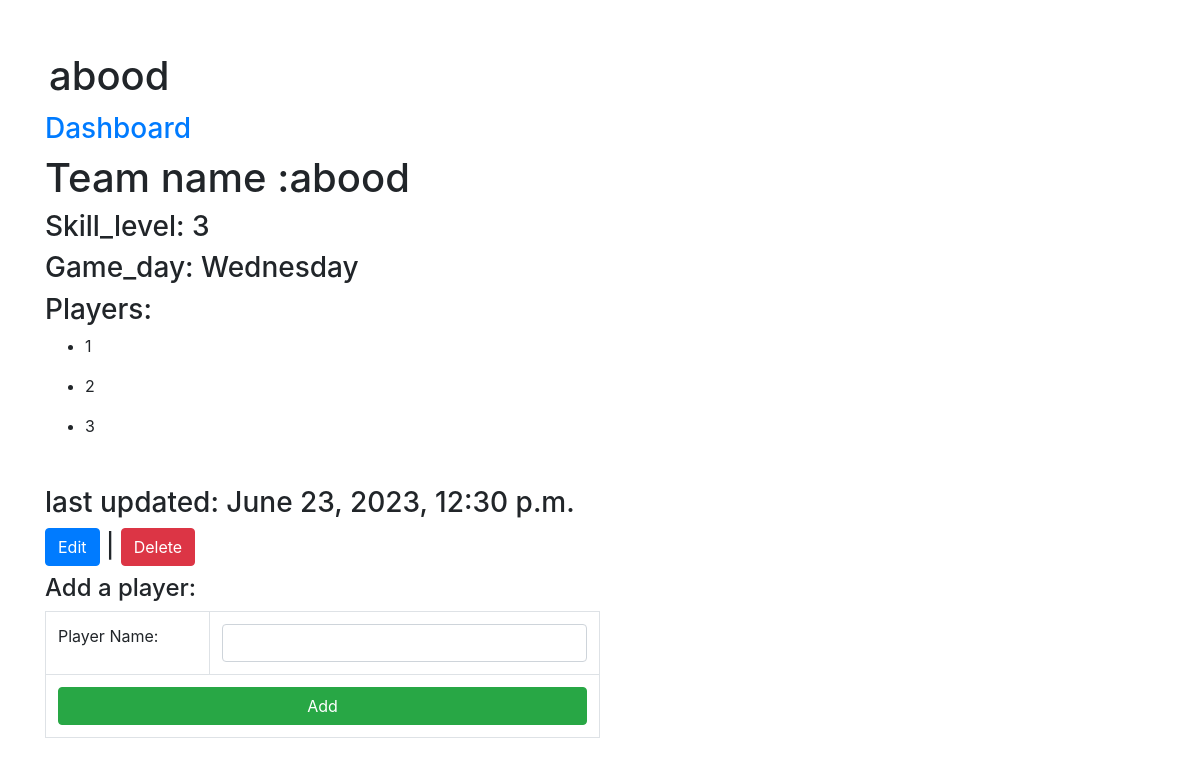
Before: /view_team/11 (signed in) with the older database file.
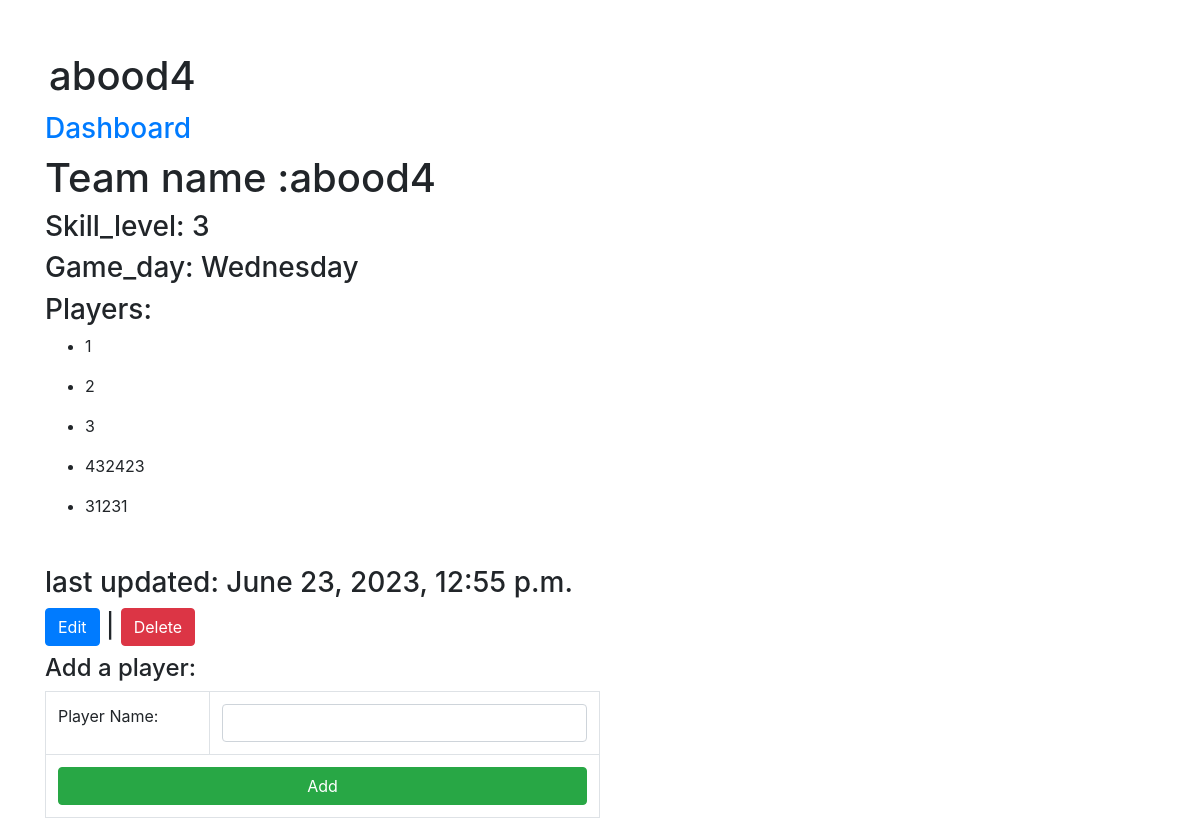
After: the same page with the newer database file.
### exam_app/models.py (models this page shows)
class Team(models.Model):
    name = models.CharField(max_length=255)
    skill_level = models.IntegerField(validators=[
        MaxValueValidator(5),
        MinValueValidator(1)
    ])
    game_day = models.CharField(max_length=255)
    uploaded_by = models.ForeignKey(
        User, related_name="teams", on_delete=models.CASCADE)
    created_at = models.DateTimeField(auto_now_add=True)
    updated_at = models.DateTimeField(auto_now=True)
    objects = UserManager()

class Player(models.Model):
    name = models.CharField(max_length=255)
    team = models.ForeignKey(Team, related_name="team",
                             on_delete=models.CASCADE)
    created_at = models.DateTimeField(auto_now_add=True)
    updated_at = models.DateTimeField(auto_now=True)
    objects = UserManager()

### exam_app/views.py (the view)
# urls.py: path('view_team/<int:id>', views.view_team),
def view_team(request, id):
    if 'user_id' not in request.session:
        return redirect('/')
    else:
        user_id = request.session.get('user_id')
        context = {
            'team': Team.objects.get(id=id),
            'user': User.objects.get(id=user_id)
        }
    return render(request, "view_team.html", context)

### exam_app/templates/view_team.html (shortened to what this page needs)
<!DOCTYPE html>
<html lang="en">
  <head>
    <link
      rel="stylesheet"
      href="https://cdn.jsdelivr.net/npm/bootstrap@4.3.1/dist/css/bootstrap.min.css"
    />
  </head>
  <body>
    <div class="container mx-auto mt-5">
      <h1 class="p-1">{{team.name}}</h1>
      <h3><a class="text-center" href="/success">Dashboard</a></h3>
      <h1>Team name :{{team.name}}</h1>
      <h3>Skill_level: {{team.skill_level}}</h3>
      <h3>Game_day: {{team.game_day}}</h3>
      <h3>Players:</h3>
      {% for player in team.team.all%}
      <ul>
        <li>{{player.name}}</li>
      </ul>
      {% endfor %}
    </div>
    {%if team.uploaded_by.id == user.id %}
    <div class="container mx-auto mt-5">
      <h3>last updated: {{team.updated_at}}</h3>
      <h4>
        <a href="/view_edit/{{team.id}}" class="btn btn-primary">Edit</a>
        |
        <a
          href="#"
          class="btn btn-danger"
          data-toggle="modal"
          data-target="#exampleModalCenter"
          >Delete</a
        >
      </h4>
      <form action="/add_player/{{team.id}}" method="POST">
        <h4>Add a player:</h4>
        <table class="table table-bordered w-50">
          <tbody>
            <tr>
              <td>Player Name:</td>
              <td><input class="form-control" name="player" type="text" /></td>
            </tr>
            <tr>
              <td colspan="2">
                <button class="btn btn-success btn-block">Add</button>
              </td>
            </tr>
          </tbody>
        </table>
      </form>
    </div>
    {% endif %}
  </body>
</html>

Changed rows visible on the page:
changed Team "Wednesday": name "abood" → "abood4"; updated_at "June 23, 2023, 12:30 p.m." → "June 23, 2023, 12:55 p.m."
added Player: name "432423"
added Player: name "31231"
